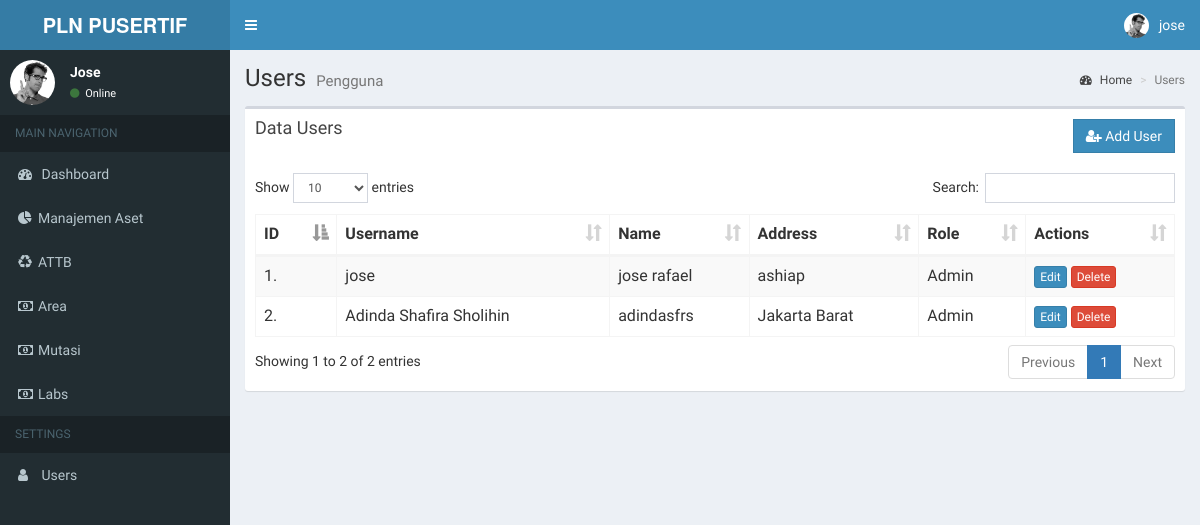
The page /user_list.php (signed in) on the database its author committed.
### tables this page shows
CREATE TABLE `users` (
  `id` int NOT NULL,
  `username` varchar(50) NOT NULL,
  `name` varchar(255) NOT NULL,
  `password` varchar(255) NOT NULL,
  `address` varchar(255) DEFAULT NULL,
  `is_admin` tinyint(1) DEFAULT '0'
);

### user_list.php (the view, shortened to what this page needs)
<?php
require 'config/db.php';
$stmt = $pdo->prepare("SELECT id, username, name, address, is_admin FROM Users");
$stmt->execute();
$users = $stmt->fetchAll(PDO::FETCH_ASSOC);
?>
<section class="content-header">
    <h1>Users
        <small>Pengguna</small>
    </h1>
    <ol class="breadcrumb">
        <li><a href="#"><i class="fa fa-dashboard"></i> Home</a></li>
        <li class="active">Users</li>
    </ol>
</section>
<section class="content">
    <div class="box">
        <div class="box-header">
            <h3 class="box-title">Data Users</h3>
            <div class="pull-right">
                <a href="user_form.php" class="btn btn-primary btn-flat">
                    <i class="fa fa-user-plus"></i> Add User
                </a>
            </div>
        </div>
        <div class="box-body table-responsive">
            <table class="table table-bordered table-striped" id="table1">
                <thead>
                    <tr>
                        <th>ID</th>
                        <th>Username</th>
                        <th>Name</th>
                        <th>Address</th>
                        <th>Role</th>
                        <th>Actions</th>
                    </tr>
                </thead>
                <tbody>
                    <?php $no = 1;
                    foreach ($users as $user): ?>
                        <tr>
                            <td><?= $no++ ?>.</td>
                            <td><?= htmlspecialchars($user['username']) ?></td>
                            <td><?= htmlspecialchars($user['name']) ?></td>
                            <td><?= htmlspecialchars($user['address']) ?></td>
                            <td><?= $user['is_admin'] ? 'Admin' : 'User' ?></td>
                            <td>
                                <a class="btn btn-primary btn-xs" href="user_form.php?id=<?= $user['id'] ?>">Edit</a>
                                <a onclick="return confirm('Apakah Anda yakin hapus data?')" class="btn btn-danger btn-xs" href="delete_user.php?id=<?= $user['id'] ?>">Delete</a>
                            </td>
                        </tr>
                    <?php endforeach; ?>
                </tbody>
            </table>
        </div>
    </div>
</section>
<?php
include 'templates/main.php';
?>

### rows shown on the page
users: username "jose", name "jose rafael", address "ashiap", is_admin "Admin"
users: username "Adinda Shafira Sholihin", name "adindasfrs", address "Jakarta Barat", is_admin "Admin"

### other values the page prints
$_SESSION['username'] "jose"
$_SESSION['username'] "Jose"
